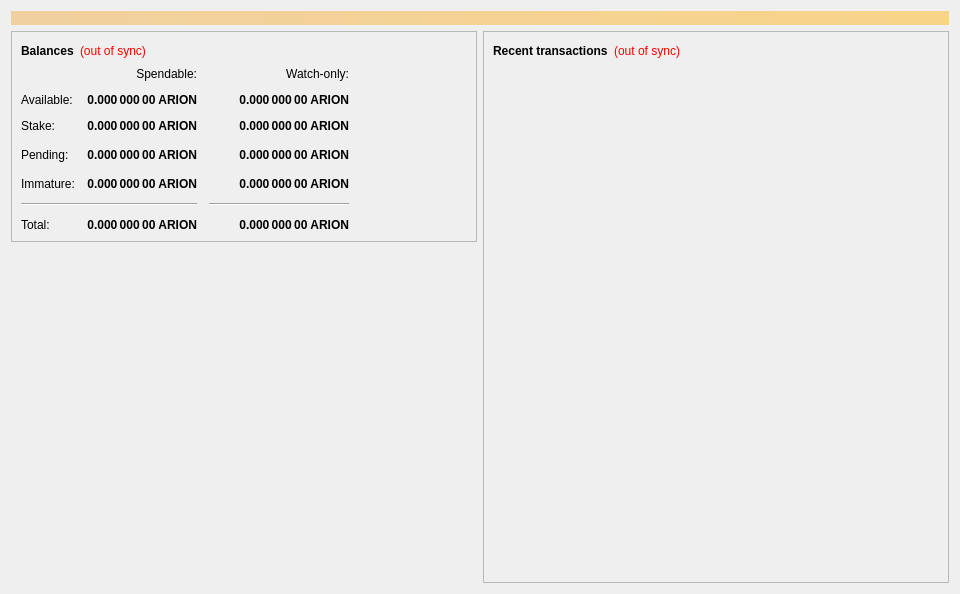
<?xml version="1.0" encoding="UTF-8"?>
<ui version="4.0">
 <class>OverviewPage</class>
 <widget class="QWidget" name="OverviewPage">
  <property name="geometry">
   <rect>
    <x>0</x>
    <y>0</y>
    <width>960</width>
    <height>594</height>
   </rect>
  </property>
  <property name="minimumSize">
   <size>
    <width>960</width>
    <height>0</height>
   </size>
  </property>
  <property name="windowTitle">
   <string>Form</string>
  </property>
  <property name="styleSheet">
   <string notr="true"/>
  </property>
  <layout class="QVBoxLayout" name="topLayout">
   <item>
    <widget class="QLabel" name="labelAlerts">
     <property name="visible">
      <bool>false</bool>
     </property>
     <property name="styleSheet">
      <string notr="true">background-color: qlineargradient(x1: 0, y1: 0, x2: 1, y2: 0, stop:0 #F0D0A0, stop:1 #F8D488); color:#000000;</string>
     </property>
     <property name="wordWrap">
      <bool>true</bool>
     </property>
     <property name="margin">
      <number>3</number>
     </property>
    </widget>
   </item>
   <item>
    <layout class="QHBoxLayout" name="horizontalLayout" stretch="1,1">
     <item>
      <layout class="QVBoxLayout" name="verticalLayout_2">
       <item>
        <widget class="QFrame" name="frame">
         <property name="frameShape">
          <enum>QFrame::StyledPanel</enum>
         </property>
         <property name="frameShadow">
          <enum>QFrame::Raised</enum>
         </property>
         <layout class="QVBoxLayout" name="verticalLayout_4">
          <item>
           <layout class="QHBoxLayout" name="horizontalLayout_4">
            <item>
             <widget class="QLabel" name="label_5">
              <property name="font">
               <font>
                <weight>75</weight>
                <bold>true</bold>
               </font>
              </property>
              <property name="text">
               <string>Balances</string>
              </property>
             </widget>
            </item>
            <item>
             <widget class="QLabel" name="labelWalletStatus">
              <property name="cursor">
               <cursorShape>WhatsThisCursor</cursorShape>
              </property>
              <property name="toolTip">
               <string>The displayed information may be out of date. Your wallet automatically synchronizes with the Arion network after a connection is established, but this process has not completed yet.</string>
              </property>
              <property name="styleSheet">
               <string notr="true">QLabel { color: red; }</string>
              </property>
              <property name="text">
               <string notr="true">(out of sync)</string>
              </property>
              <property name="alignment">
               <set>Qt::AlignLeading|Qt::AlignLeft|Qt::AlignVCenter</set>
              </property>
             </widget>
            </item>
            <item>
             <spacer name="horizontalSpacer_3">
              <property name="orientation">
               <enum>Qt::Horizontal</enum>
              </property>
              <property name="sizeHint" stdset="0">
               <size>
                <width>40</width>
                <height>20</height>
               </size>
              </property>
             </spacer>
            </item>
           </layout>
          </item>
          <item>
           <layout class="QGridLayout" name="gridLayout">
            <property name="spacing">
             <number>12</number>
            </property>
            <item row="3" column="2">
             <widget class="QLabel" name="labelWatchPending">
              <property name="font">
               <font>
                <weight>75</weight>
                <bold>true</bold>
               </font>
              </property>
              <property name="cursor">
               <cursorShape>IBeamCursor</cursorShape>
              </property>
              <property name="toolTip">
               <string>Unconfirmed transactions to watch-only addresses</string>
              </property>
              <property name="text">
               <string notr="true">0.000 000 00 ARION</string>
              </property>
              <property name="alignment">
               <set>Qt::AlignRight|Qt::AlignTrailing|Qt::AlignVCenter</set>
              </property>
              <property name="textInteractionFlags">
               <set>Qt::LinksAccessibleByMouse|Qt::TextSelectableByKeyboard|Qt::TextSelectableByMouse</set>
              </property>
             </widget>
            </item>
            <item row="3" column="1">
             <widget class="QLabel" name="labelUnconfirmed">
              <property name="font">
               <font>
                <weight>75</weight>
                <bold>true</bold>
               </font>
              </property>
              <property name="cursor">
               <cursorShape>IBeamCursor</cursorShape>
              </property>
              <property name="toolTip">
               <string>Total of transactions that have yet to be confirmed, and do not yet count toward the spendable balance</string>
              </property>
              <property name="text">
               <string notr="true">0.000 000 00 ARION</string>
              </property>
              <property name="alignment">
               <set>Qt::AlignRight|Qt::AlignTrailing|Qt::AlignVCenter</set>
              </property>
              <property name="textInteractionFlags">
               <set>Qt::LinksAccessibleByMouse|Qt::TextSelectableByKeyboard|Qt::TextSelectableByMouse</set>
              </property>
             </widget>
            </item>
            <item row="4" column="2">
             <widget class="QLabel" name="labelWatchImmature">
              <property name="font">
               <font>
                <weight>75</weight>
                <bold>true</bold>
               </font>
              </property>
              <property name="cursor">
               <cursorShape>IBeamCursor</cursorShape>
              </property>
              <property name="toolTip">
               <string>Mined balance in watch-only addresses that has not yet matured</string>
              </property>
              <property name="text">
               <string notr="true">0.000 000 00 ARION</string>
              </property>
              <property name="alignment">
               <set>Qt::AlignRight|Qt::AlignTrailing|Qt::AlignVCenter</set>
              </property>
              <property name="textInteractionFlags">
               <set>Qt::LinksAccessibleByMouse|Qt::TextSelectableByKeyboard|Qt::TextSelectableByMouse</set>
              </property>
             </widget>
            </item>
            <item row="5" column="0" colspan="2">
             <widget class="Line" name="lineSpendableBalance">
              <property name="sizePolicy">
               <sizepolicy hsizetype="MinimumExpanding" vsizetype="Fixed">
                <horstretch>0</horstretch>
                <verstretch>0</verstretch>
               </sizepolicy>
              </property>
              <property name="orientation">
               <enum>Qt::Horizontal</enum>
              </property>
             </widget>
            </item>
            <item row="5" column="2">
             <widget class="Line" name="lineWatchBalance">
              <property name="sizePolicy">
               <sizepolicy hsizetype="Preferred" vsizetype="Fixed">
                <horstretch>0</horstretch>
                <verstretch>0</verstretch>
               </sizepolicy>
              </property>
              <property name="minimumSize">
               <size>
                <width>140</width>
                <height>0</height>
               </size>
              </property>
              <property name="orientation">
               <enum>Qt::Horizontal</enum>
              </property>
             </widget>
            </item>
            <item row="6" column="0">
             <widget class="QLabel" name="labelTotalText">
              <property name="text">
               <string>Total:</string>
              </property>
             </widget>
            </item>
            <item row="4" column="1">
             <widget class="QLabel" name="labelImmature">
              <property name="font">
               <font>
                <weight>75</weight>
                <bold>true</bold>
               </font>
              </property>
              <property name="cursor">
               <cursorShape>IBeamCursor</cursorShape>
              </property>
              <property name="toolTip">
               <string>Mined balance that has not yet matured</string>
              </property>
              <property name="text">
               <string notr="true">0.000 000 00 ARION</string>
              </property>
              <property name="alignment">
               <set>Qt::AlignRight|Qt::AlignTrailing|Qt::AlignVCenter</set>
              </property>
              <property name="textInteractionFlags">
               <set>Qt::LinksAccessibleByMouse|Qt::TextSelectableByKeyboard|Qt::TextSelectableByMouse</set>
              </property>
             </widget>
            </item>
            <item row="3" column="3">
             <spacer name="horizontalSpacer_2">
              <property name="orientation">
               <enum>Qt::Horizontal</enum>
              </property>
              <property name="sizeHint" stdset="0">
               <size>
                <width>40</width>
                <height>20</height>
               </size>
              </property>
             </spacer>
            </item>
            <item row="4" column="0">
             <widget class="QLabel" name="labelImmatureText">
              <property name="text">
               <string>Immature:</string>
              </property>
             </widget>
            </item>
            <item row="6" column="1">
             <widget class="QLabel" name="labelTotal">
              <property name="font">
               <font>
                <weight>75</weight>
                <bold>true</bold>
               </font>
              </property>
              <property name="cursor">
               <cursorShape>IBeamCursor</cursorShape>
              </property>
              <property name="toolTip">
               <string>Your current total balance</string>
              </property>
              <property name="text">
               <string notr="true">0.000 000 00 ARION</string>
              </property>
              <property name="alignment">
               <set>Qt::AlignRight|Qt::AlignTrailing|Qt::AlignVCenter</set>
              </property>
              <property name="textInteractionFlags">
               <set>Qt::LinksAccessibleByMouse|Qt::TextSelectableByKeyboard|Qt::TextSelectableByMouse</set>
              </property>
             </widget>
            </item>
            <item row="6" column="2">
             <widget class="QLabel" name="labelWatchTotal">
              <property name="font">
               <font>
                <weight>75</weight>
                <bold>true</bold>
               </font>
              </property>
              <property name="cursor">
               <cursorShape>IBeamCursor</cursorShape>
              </property>
              <property name="toolTip">
               <string>Current total balance in watch-only addresses</string>
              </property>
              <property name="text">
               <string notr="true">0.000 000 00 ARION</string>
              </property>
              <property name="alignment">
               <set>Qt::AlignRight|Qt::AlignTrailing|Qt::AlignVCenter</set>
              </property>
              <property name="textInteractionFlags">
               <set>Qt::LinksAccessibleByMouse|Qt::TextSelectableByKeyboard|Qt::TextSelectableByMouse</set>
              </property>
             </widget>
            </item>
            <item row="0" column="2">
             <widget class="QLabel" name="labelWatchonly">
              <property name="text">
               <string>Watch-only:</string>
              </property>
              <property name="alignment">
               <set>Qt::AlignRight|Qt::AlignTrailing|Qt::AlignVCenter</set>
              </property>
             </widget>
            </item>
            <item row="1" column="0">
             <widget class="QLabel" name="labelBalanceText">
              <property name="text">
               <string>Available:</string>
              </property>
             </widget>
            </item>
            <item row="1" column="1">
             <widget class="QLabel" name="labelBalance">
              <property name="font">
               <font>
                <weight>75</weight>
                <bold>true</bold>
               </font>
              </property>
              <property name="cursor">
               <cursorShape>IBeamCursor</cursorShape>
              </property>
              <property name="toolTip">
               <string>Your current spendable balance</string>
              </property>
              <property name="text">
               <string notr="true">0.000 000 00 ARION</string>
              </property>
              <property name="alignment">
               <set>Qt::AlignRight|Qt::AlignTrailing|Qt::AlignVCenter</set>
              </property>
              <property name="textInteractionFlags">
               <set>Qt::LinksAccessibleByMouse|Qt::TextSelectableByKeyboard|Qt::TextSelectableByMouse</set>
              </property>
             </widget>
            </item>
            <item row="2" column="0">
             <widget class="QLabel" name="label_10">
              <property name="text">
               <string>Stake:</string>
              </property>
             </widget>
            </item>
            <item row="2" column="1">
             <widget class="QLabel" name="labelStake">
              <property name="font">
               <font>
                <weight>75</weight>
                <bold>true</bold>
               </font>
              </property>
              <property name="cursor">
               <cursorShape>IBeamCursor</cursorShape>
              </property>
              <property name="toolTip">
               <string>Total of coins that was staked, and do not yet count toward the current balance</string>
              </property>
              <property name="text">
               <string notr="true">0.000 000 00 ARION</string>
              </property>
              <property name="alignment">
               <set>Qt::AlignRight|Qt::AlignTrailing|Qt::AlignVCenter</set>
              </property>
              <property name="textInteractionFlags">
               <set>Qt::LinksAccessibleByMouse|Qt::TextSelectableByKeyboard|Qt::TextSelectableByMouse</set>
              </property>
             </widget>
            </item>
            <item row="2" column="2">
             <widget class="QLabel" name="labelWatchStake">
              <property name="font">
               <font>
                <weight>75</weight>
                <bold>true</bold>
               </font>
              </property>
              <property name="cursor">
               <cursorShape>IBeamCursor</cursorShape>
              </property>
              <property name="toolTip">
               <string>Total of coins that was staked in watch-only addresses, and do not yet count toward the current watch-only balance</string>
              </property>
              <property name="text">
               <string notr="true">0.000 000 00 ARION</string>
              </property>
              <property name="alignment">
               <set>Qt::AlignRight|Qt::AlignTrailing|Qt::AlignVCenter</set>
              </property>
              <property name="textInteractionFlags">
               <set>Qt::LinksAccessibleByMouse|Qt::TextSelectableByKeyboard|Qt::TextSelectableByMouse</set>
              </property>
             </widget>
            </item>
            <item row="1" column="2">
             <widget class="QLabel" name="labelWatchAvailable">
              <property name="font">
               <font>
                <weight>75</weight>
                <bold>true</bold>
               </font>
              </property>
              <property name="cursor">
               <cursorShape>IBeamCursor</cursorShape>
              </property>
              <property name="toolTip">
               <string>Your current balance in watch-only addresses</string>
              </property>
              <property name="text">
               <string notr="true">0.000 000 00 ARION</string>
              </property>
              <property name="alignment">
               <set>Qt::AlignRight|Qt::AlignTrailing|Qt::AlignVCenter</set>
              </property>
              <property name="textInteractionFlags">
               <set>Qt::LinksAccessibleByMouse|Qt::TextSelectableByKeyboard|Qt::TextSelectableByMouse</set>
              </property>
             </widget>
            </item>
            <item row="3" column="0">
             <widget class="QLabel" name="labelPendingText">
              <property name="text">
               <string>Pending:</string>
              </property>
             </widget>
            </item>
            <item row="0" column="1">
             <widget class="QLabel" name="labelSpendable">
              <property name="text">
               <string>Spendable:</string>
              </property>
              <property name="alignment">
               <set>Qt::AlignRight|Qt::AlignTrailing|Qt::AlignVCenter</set>
              </property>
             </widget>
            </item>
           </layout>
          </item>
         </layout>
        </widget>
       </item>
       <item>
        <spacer name="verticalSpacer">
         <property name="orientation">
          <enum>Qt::Vertical</enum>
         </property>
         <property name="sizeHint" stdset="0">
          <size>
           <width>20</width>
           <height>40</height>
          </size>
         </property>
        </spacer>
       </item>
      </layout>
     </item>
     <item>
      <layout class="QVBoxLayout" name="verticalLayout_3">
       <item>
        <widget class="QFrame" name="frame_2">
         <property name="frameShape">
          <enum>QFrame::StyledPanel</enum>
         </property>
         <property name="frameShadow">
          <enum>QFrame::Raised</enum>
         </property>
         <layout class="QVBoxLayout" name="verticalLayout">
          <item>
           <layout class="QHBoxLayout" name="horizontalLayout_2">
            <item>
             <widget class="QLabel" name="label_4">
              <property name="font">
               <font>
                <weight>75</weight>
                <bold>true</bold>
               </font>
              </property>
              <property name="text">
               <string>Recent transactions</string>
              </property>
             </widget>
            </item>
            <item>
             <widget class="QLabel" name="labelTransactionsStatus">
              <property name="cursor">
               <cursorShape>WhatsThisCursor</cursorShape>
              </property>
              <property name="toolTip">
               <string>The displayed information may be out of date. Your wallet automatically synchronizes with the Arion network after a connection is established, but this process has not completed yet.</string>
              </property>
              <property name="styleSheet">
               <string notr="true">QLabel { color: red; }</string>
              </property>
              <property name="text">
               <string notr="true">(out of sync)</string>
              </property>
              <property name="alignment">
               <set>Qt::AlignRight|Qt::AlignTrailing|Qt::AlignVCenter</set>
              </property>
             </widget>
            </item>
            <item>
             <spacer name="horizontalSpacer">
              <property name="orientation">
               <enum>Qt::Horizontal</enum>
              </property>
              <property name="sizeHint" stdset="0">
               <size>
                <width>40</width>
                <height>20</height>
               </size>
              </property>
             </spacer>
            </item>
           </layout>
          </item>
          <item>
           <widget class="QListView" name="listTransactions">
            <property name="styleSheet">
             <string notr="true">QListView { background: transparent; }</string>
            </property>
            <property name="frameShape">
             <enum>QFrame::NoFrame</enum>
            </property>
            <property name="verticalScrollBarPolicy">
             <enum>Qt::ScrollBarAlwaysOff</enum>
            </property>
            <property name="horizontalScrollBarPolicy">
             <enum>Qt::ScrollBarAlwaysOff</enum>
            </property>
            <property name="selectionMode">
             <enum>QAbstractItemView::NoSelection</enum>
            </property>
           </widget>
          </item>
         </layout>
        </widget>
       </item>
      </layout>
     </item>
    </layout>
   </item>
  </layout>
 </widget>
 <resources/>
 <connections/>
</ui>
